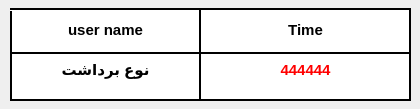
<?xml version="1.0" encoding="UTF-8"?>
<ui version="4.0">
 <class>widget_transactions</class>
 <widget class="QWidget" name="widget_transactions">
  <property name="geometry">
   <rect>
    <x>0</x>
    <y>0</y>
    <width>420</width>
    <height>109</height>
   </rect>
  </property>
  <property name="windowTitle">
   <string>Form</string>
  </property>
  <widget class="QWidget" name="widget" native="true">
   <property name="geometry">
    <rect>
     <x>10</x>
     <y>10</y>
     <width>401</width>
     <height>91</height>
    </rect>
   </property>
   <property name="styleSheet">
    <string notr="true">background-image: url();
background-color: rgb(255, 255, 255);</string>
   </property>
   <widget class="Line" name="line">
    <property name="geometry">
     <rect>
      <x>0</x>
      <y>33</y>
      <width>401</width>
      <height>20</height>
     </rect>
    </property>
    <property name="frameShadow">
     <enum>QFrame::Plain</enum>
    </property>
    <property name="lineWidth">
     <number>2</number>
    </property>
    <property name="orientation">
     <enum>Qt::Horizontal</enum>
    </property>
   </widget>
   <widget class="Line" name="line_2">
    <property name="geometry">
     <rect>
      <x>180</x>
      <y>0</y>
      <width>20</width>
      <height>91</height>
     </rect>
    </property>
    <property name="styleSheet">
     <string notr="true">background-color: rgb();</string>
    </property>
    <property name="frameShadow">
     <enum>QFrame::Plain</enum>
    </property>
    <property name="lineWidth">
     <number>2</number>
    </property>
    <property name="orientation">
     <enum>Qt::Vertical</enum>
    </property>
   </widget>
   <widget class="QLabel" name="label_username">
    <property name="geometry">
     <rect>
      <x>10</x>
      <y>10</y>
      <width>171</width>
      <height>20</height>
     </rect>
    </property>
    <property name="font">
     <font>
      <pointsize>11</pointsize>
      <bold>true</bold>
     </font>
    </property>
    <property name="text">
     <string>user name</string>
    </property>
    <property name="alignment">
     <set>Qt::AlignCenter</set>
    </property>
   </widget>
   <widget class="QLabel" name="label_time">
    <property name="geometry">
     <rect>
      <x>210</x>
      <y>10</y>
      <width>171</width>
      <height>20</height>
     </rect>
    </property>
    <property name="font">
     <font>
      <pointsize>11</pointsize>
      <bold>true</bold>
     </font>
    </property>
    <property name="text">
     <string>Time</string>
    </property>
    <property name="alignment">
     <set>Qt::AlignCenter</set>
    </property>
   </widget>
   <widget class="QLabel" name="label_type">
    <property name="geometry">
     <rect>
      <x>10</x>
      <y>50</y>
      <width>171</width>
      <height>20</height>
     </rect>
    </property>
    <property name="font">
     <font>
      <pointsize>11</pointsize>
      <bold>true</bold>
     </font>
    </property>
    <property name="text">
     <string>نوع برداشت</string>
    </property>
    <property name="alignment">
     <set>Qt::AlignCenter</set>
    </property>
   </widget>
   <widget class="QLabel" name="label_username_2">
    <property name="geometry">
     <rect>
      <x>210</x>
      <y>50</y>
      <width>171</width>
      <height>20</height>
     </rect>
    </property>
    <property name="font">
     <font>
      <pointsize>11</pointsize>
      <bold>true</bold>
     </font>
    </property>
    <property name="styleSheet">
     <string notr="true">color: rgb(255, 0, 0);</string>
    </property>
    <property name="text">
     <string>444444</string>
    </property>
    <property name="alignment">
     <set>Qt::AlignCenter</set>
    </property>
   </widget>
   <widget class="Line" name="line_4">
    <property name="geometry">
     <rect>
      <x>-9</x>
      <y>1</y>
      <width>20</width>
      <height>91</height>
     </rect>
    </property>
    <property name="styleSheet">
     <string notr="true">background-color: rgb();</string>
    </property>
    <property name="frameShadow">
     <enum>QFrame::Plain</enum>
    </property>
    <property name="lineWidth">
     <number>2</number>
    </property>
    <property name="orientation">
     <enum>Qt::Vertical</enum>
    </property>
   </widget>
  </widget>
  <widget class="Line" name="line_3">
   <property name="geometry">
    <rect>
     <x>10</x>
     <y>92</y>
     <width>401</width>
     <height>16</height>
    </rect>
   </property>
   <property name="frameShadow">
    <enum>QFrame::Plain</enum>
   </property>
   <property name="lineWidth">
    <number>2</number>
   </property>
   <property name="orientation">
    <enum>Qt::Horizontal</enum>
   </property>
  </widget>
  <widget class="Line" name="line_5">
   <property name="geometry">
    <rect>
     <x>10</x>
     <y>1</y>
     <width>401</width>
     <height>16</height>
    </rect>
   </property>
   <property name="styleSheet">
    <string notr="true">background-color: rgb();</string>
   </property>
   <property name="frameShadow">
    <enum>QFrame::Plain</enum>
   </property>
   <property name="lineWidth">
    <number>2</number>
   </property>
   <property name="orientation">
    <enum>Qt::Horizontal</enum>
   </property>
  </widget>
  <widget class="Line" name="line_6">
   <property name="geometry">
    <rect>
     <x>400</x>
     <y>9</y>
     <width>20</width>
     <height>92</height>
    </rect>
   </property>
   <property name="styleSheet">
    <string notr="true">background-color: rgb();</string>
   </property>
   <property name="frameShadow">
    <enum>QFrame::Plain</enum>
   </property>
   <property name="lineWidth">
    <number>2</number>
   </property>
   <property name="orientation">
    <enum>Qt::Vertical</enum>
   </property>
  </widget>
 </widget>
 <resources/>
 <connections/>
</ui>
